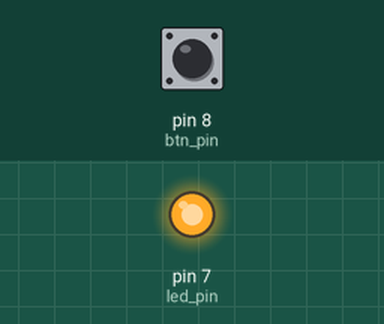
This program was run on a simulated Raspberry Pi (header pin numbers). Shown: output pins drawn as LEDs (lit = HIGH). The test bench sets the inputs (shaded band); at power-on: pin 8 (btn_pin) LOW. What the program prints to the terminal is not drawn.

Above: at 2.5 s.
At 5.5 s:
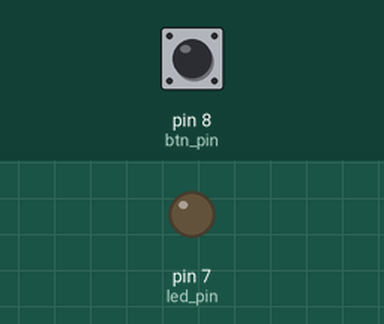
Timing chart, 0 to 7.8 s (numbered marks = the images above):
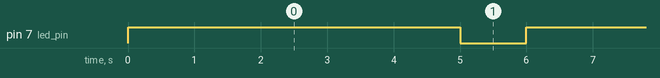

The program:

btn_led.py
```python
import RPi.GPIO as GPIO
from time import sleep

# set ip/op vars
led_pin = 7
btn_pin = 8
btn_state = 1

#GPIO.setwarnings(False)
GPIO.setmode(GPIO.BOARD)
GPIO.setup(led_pin, GPIO.OUT, initial=GPIO.LOW)
GPIO.setup(btn_pin, GPIO.IN, pull_up_down=GPIO.PUD_DOWN)

while True:
    # read btn state
    btn_state = GPIO.input(btn_pin)
    print(btn_state)
    GPIO.output(led_pin, GPIO.HIGH)
    sleep(5)
    GPIO.output(led_pin, GPIO.LOW)
    sleep(1)
 #   if btn_state == GPIO.HIGH:
  #      GPIO.output(led_pin, GPIO.HIGH)
#	print("btn pressed")
 #   elif btn_state == GPIO.LOW:
  #      GPIO.output(led_pin, GPIO.LOW)
GPIO.cleanup()
```

Measured:
- by itself, pin 7 (led_pin): alternates HIGH for 5.0 s and LOW for 1.0 s
